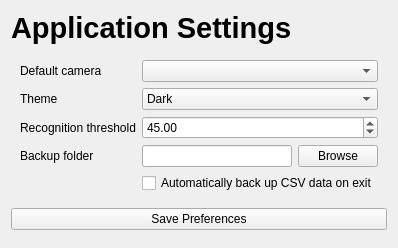
<?xml version="1.0" encoding="UTF-8"?><ui version="4.0"><class>SettingsPage</class><widget class="QWidget" name="SettingsPage"><layout class="QVBoxLayout"><item><widget class="QLabel" name="heading"><property name="text"><string>Application Settings</string></property><property name="styleSheet"><string>font-size:22pt;font-weight:700;</string></property></widget></item><item><widget class="QFrame" name="settingsCard"><layout class="QFormLayout"><item row="0" column="0"><widget class="QLabel" name="cameraTitle"><property name="text"><string>Default camera</string></property></widget></item><item row="0" column="1"><widget class="QComboBox" name="cameraCombo"/></item><item row="1" column="0"><widget class="QLabel" name="themeTitle"><property name="text"><string>Theme</string></property></widget></item><item row="1" column="1"><widget class="QComboBox" name="themeCombo"><item><property name="text"><string>Dark</string></property></item><item><property name="text"><string>Light</string></property></item></widget></item><item row="2" column="0"><widget class="QLabel" name="thresholdTitle"><property name="text"><string>Recognition threshold</string></property></widget></item><item row="2" column="1"><widget class="QDoubleSpinBox" name="thresholdSpin"><property name="minimum"><double>20.0</double></property><property name="maximum"><double>90.0</double></property><property name="value"><double>45.0</double></property></widget></item><item row="3" column="0"><widget class="QLabel" name="backupTitle"><property name="text"><string>Backup folder</string></property></widget></item><item row="3" column="1"><layout class="QHBoxLayout"><item><widget class="QLineEdit" name="backupEdit"/></item><item><widget class="QPushButton" name="browseButton"><property name="text"><string>Browse</string></property></widget></item></layout></item><item row="4" column="1"><widget class="QCheckBox" name="autoBackupCheck"><property name="text"><string>Automatically back up CSV data on exit</string></property></widget></item></layout></widget></item><item><widget class="QPushButton" name="saveButton"><property name="text"><string>Save Preferences</string></property></widget></item><item><spacer name="settingsSpacer"><property name="orientation"><enum>Qt::Vertical</enum></property></spacer></item></layout></widget><resources/><connections/></ui>
